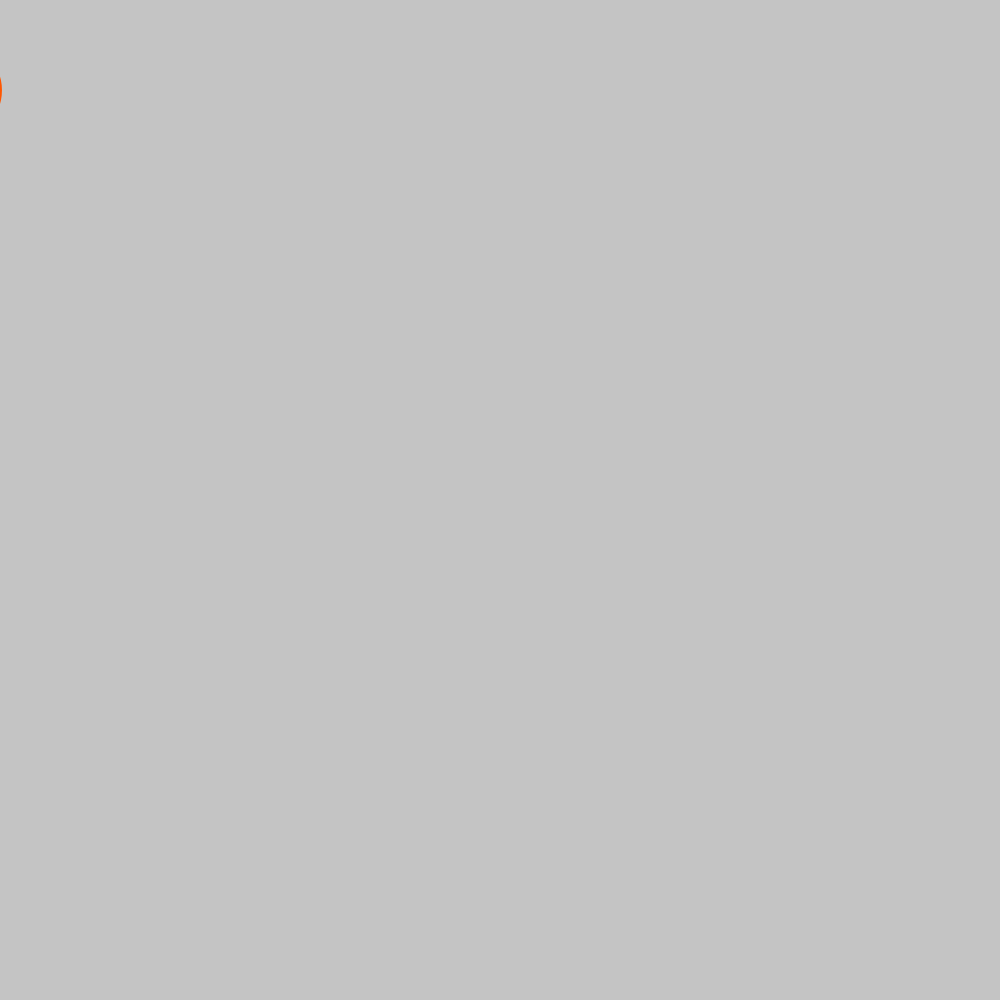
Frame 1 (no input)
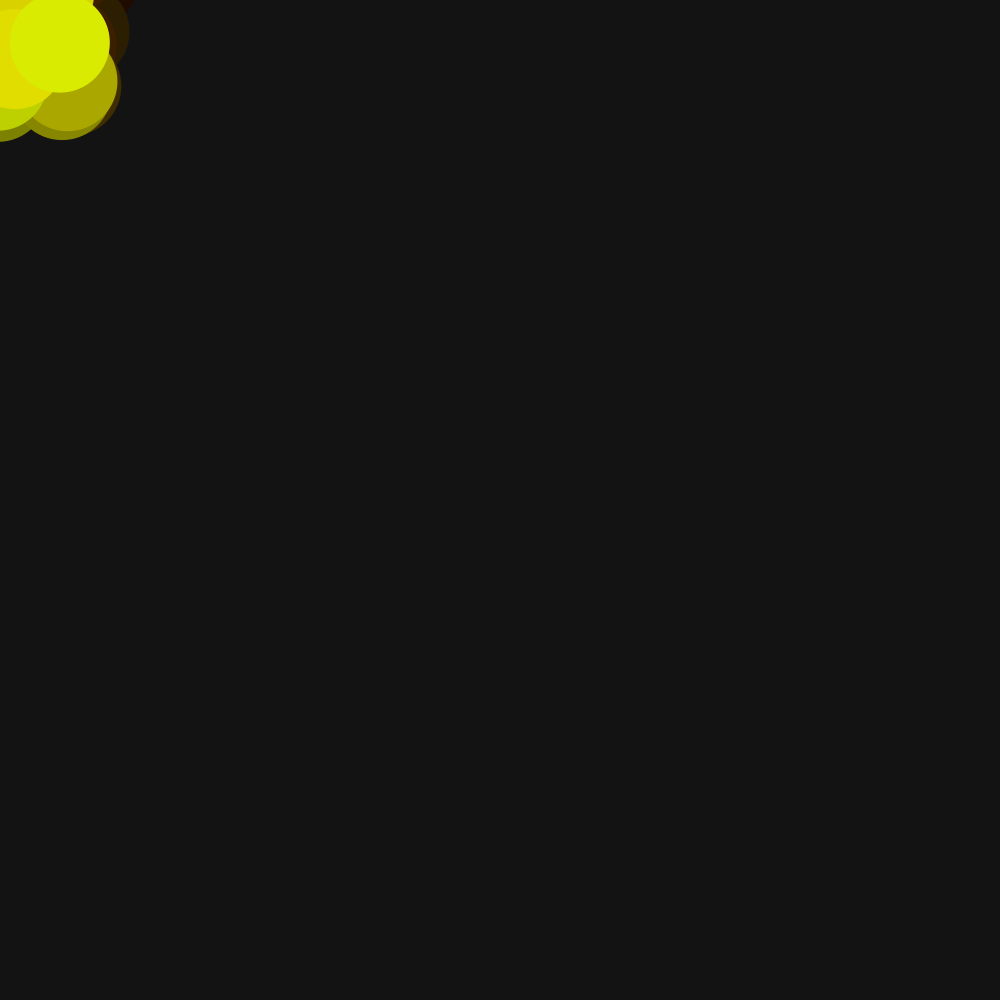
Frame 60 (the mouse pressed at the canvas centre just before this capture)
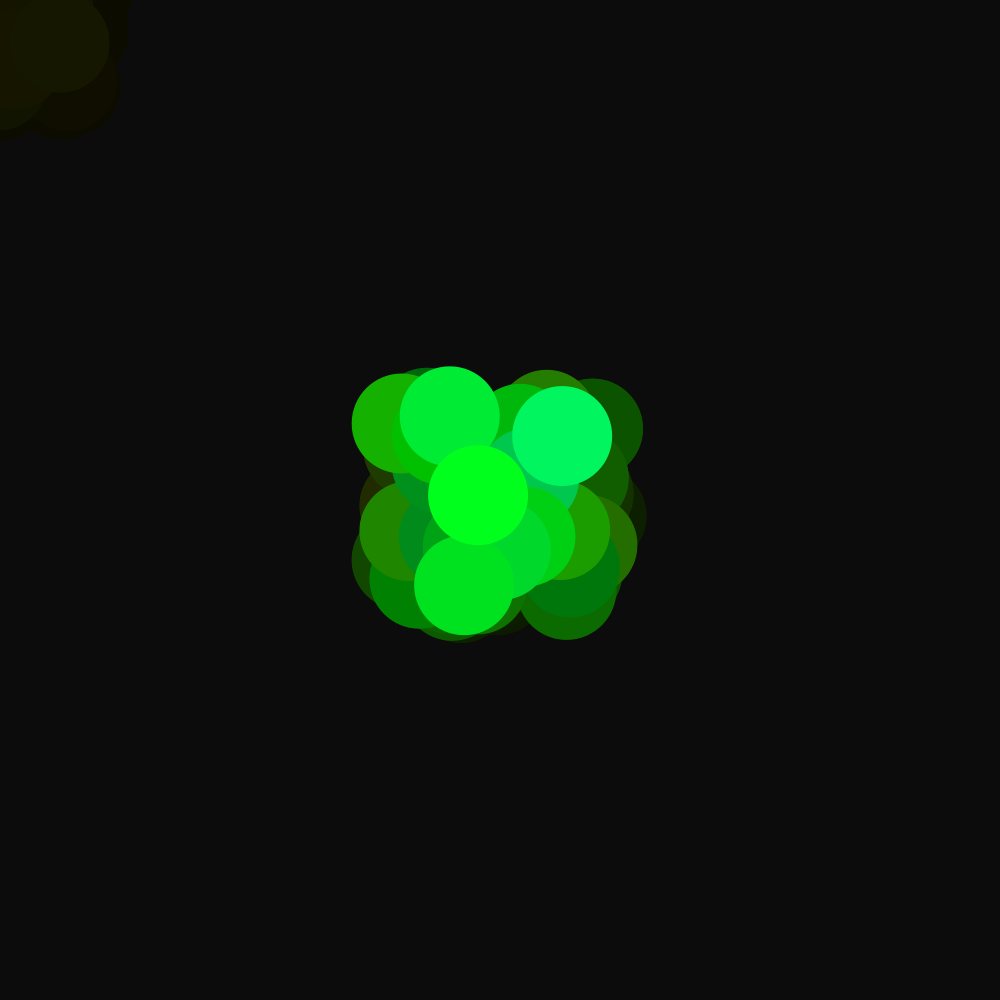
Frame 120 (the mouse held since frame 60 and released just before this capture)

The Processing sketch that drew these frames (run headless with seeded random() and noise(); from frame 60 on, the mouse is pressed at the canvas centre):

// Processing sketch: Circles
// ── Circles.pde
int screenX = 1000;
int screenY = 1000;

int angle = 0;

void setup()
{
  size(1000, 1000);
}

void draw()
{
  println(angle);
  colorMode(HSB, 360, 100, 100);
  
  angle = angle + 1;
  color bg = color(0, 10);
  float hue = random(angle, angle+30);
  float saturation = 100;
  float brightness = 100;
  color circleColor = color(hue, saturation, brightness);
  
  if(angle > 360){
    angle = 0;
  }
  
  fill(bg);
  rect(-1, -1, screenX+2, screenY+2);

  fill(circleColor);
  noStroke();
  circle(mouseX + random(-100, 100), mouseY + random(-100, 100), screenX/10);
}
